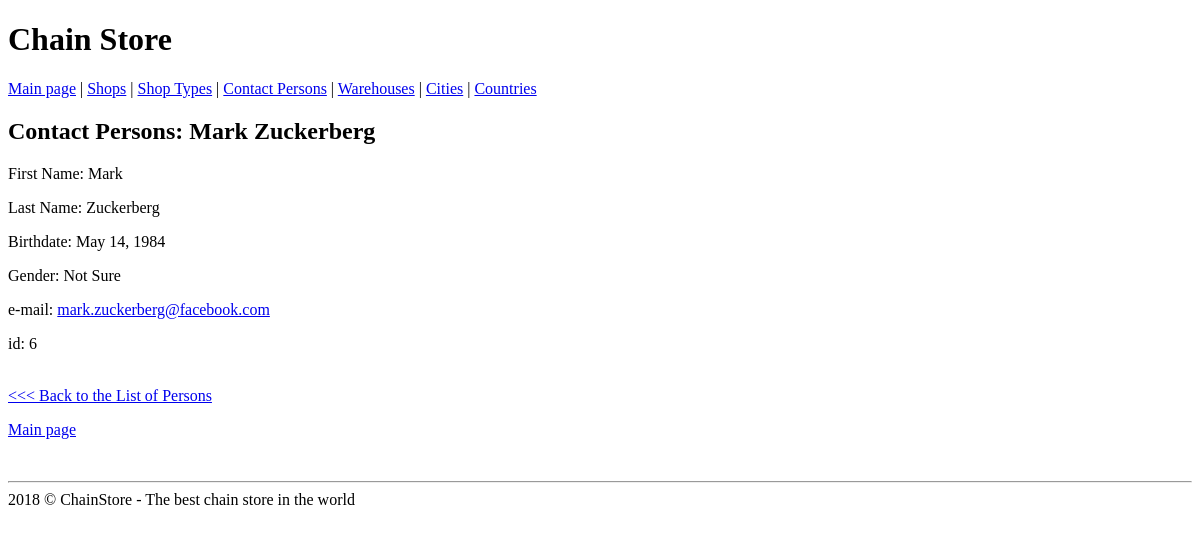
/person/6/, run on an earlier commit of the app's database.
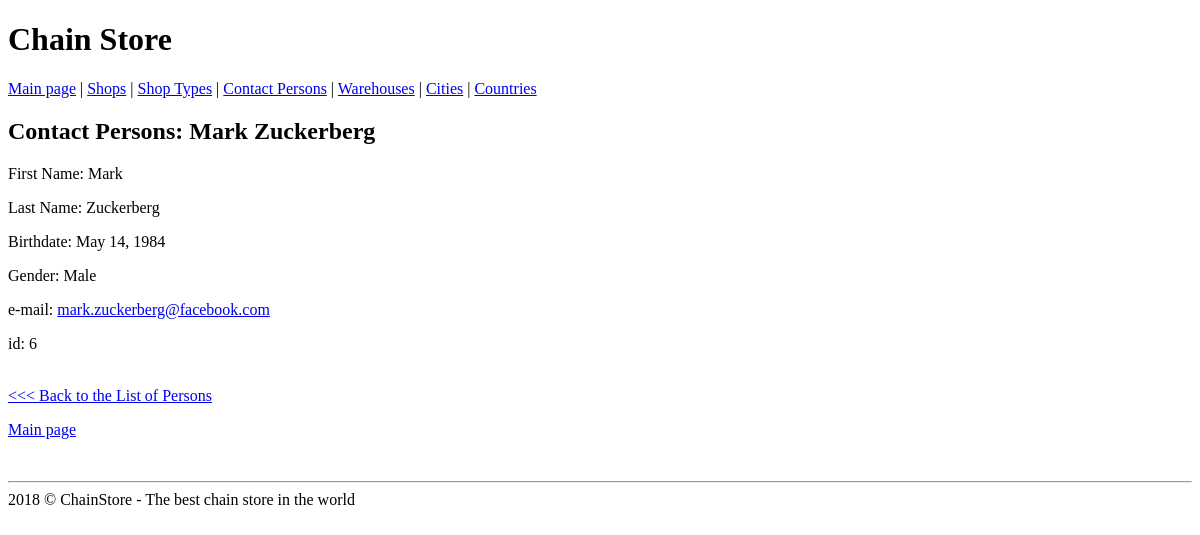
And on a later commit of the database.
### person/models.py (models this page shows, shortened)
class Person(models.Model):
    GENDER_MALE = True
    GENDER_FEMALE = False
    GENDER_NOT_SURE = None
    GENDER_CHOISES = (
        (GENDER_MALE, 'Male'),
        (GENDER_FEMALE, 'Female'),
        (GENDER_NOT_SURE, 'Not Sure')
    )
    first_name = models.CharField(max_length=50)
    last_name = models.CharField(max_length=50)
    gender = models.NullBooleanField(choices=GENDER_CHOISES)
    birthdate = models.DateField(default=datetime.datetime.now)
    email = models.EmailField(max_length=70, unique=True, verbose_name='e-mail')
    class Meta:
        verbose_name = 'Contact person'
        verbose_name_plural = 'Contact persons'
        ordering = ('first_name', 'last_name')
    def __str__(self):
        return f'{self.first_name} {self.last_name}'

### person/views.py (the view)
# urls.py: re_path(r'^person/(?P<pk>\d+)/$', PersonDetail.as_view(), name='person'),
class PersonDetail(DetailView):
    model = Person
    context_object_name = 'person'
    template_name = 'person/person_detail.html'
    def get_context_data(self, **kwargs):
        context = super().get_context_data(**kwargs)
        context['main_menu_key'] = 'persons'
        return context

### person/templates/person/person_detail.html (shortened to what this page needs)
{% extends 'base.html' %}
{% block content %}
    <h2>Contact Persons: {{ person }}</h2>
    <p>First Name: {{ person.first_name }}</p>
    <p>Last Name: {{ person.last_name }}</p>
    <p>Birthdate: {{ person.birthdate }}</p>
    <p>Gender: {{ person.get_gender_display }}</p>
    <p>e-mail: {{ person.email|urlize  }}</p>
    <p>id: {{ person.pk }}</p>
    <br>
    <a href="{% url 'person' %}"><<< Back to the List of Persons</a>
{% endblock %}

What changed in the data, as far as the page shows it:
changed Person "Mark Zuckerberg": gender "Not Sure" → "Male"
